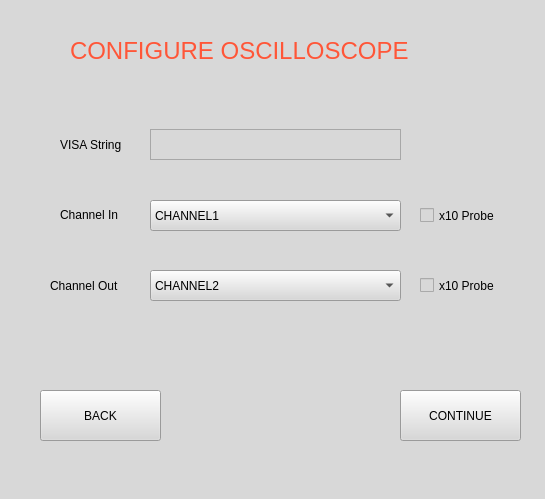
<?xml version="1.0" encoding="UTF-8"?>
<ui version="4.0">
 <class>MainWindow</class>
 <widget class="QMainWindow" name="MainWindow">
  <property name="geometry">
   <rect>
    <x>0</x>
    <y>0</y>
    <width>545</width>
    <height>499</height>
   </rect>
  </property>
  <property name="windowTitle">
   <string>MainWindow</string>
  </property>
  <property name="styleSheet">
   <string notr="true">background-color: rgb(216, 216, 216);</string>
  </property>
  <widget class="QWidget" name="centralwidget">
   <widget class="QLabel" name="label">
    <property name="geometry">
     <rect>
      <x>70</x>
      <y>20</y>
      <width>401</width>
      <height>61</height>
     </rect>
    </property>
    <property name="font">
     <font>
      <family>MS Shell Dlg 2</family>
      <pointsize>18</pointsize>
      <weight>9</weight>
      <italic>false</italic>
      <bold>false</bold>
     </font>
    </property>
    <property name="styleSheet">
     <string notr="true">font: 75 18pt &quot;MS Shell Dlg 2&quot;;
color: rgb(255, 86, 56);</string>
    </property>
    <property name="text">
     <string>CONFIGURE OSCILLOSCOPE</string>
    </property>
   </widget>
   <widget class="QLabel" name="label_2">
    <property name="geometry">
     <rect>
      <x>60</x>
      <y>134</y>
      <width>91</width>
      <height>21</height>
     </rect>
    </property>
    <property name="text">
     <string>VISA String</string>
    </property>
   </widget>
   <widget class="QTextEdit" name="visaStringOsc">
    <property name="geometry">
     <rect>
      <x>150</x>
      <y>129</y>
      <width>251</width>
      <height>31</height>
     </rect>
    </property>
   </widget>
   <widget class="QLabel" name="label_3">
    <property name="geometry">
     <rect>
      <x>60</x>
      <y>204</y>
      <width>91</width>
      <height>21</height>
     </rect>
    </property>
    <property name="text">
     <string>Channel In</string>
    </property>
   </widget>
   <widget class="QComboBox" name="channelInBox">
    <property name="geometry">
     <rect>
      <x>150</x>
      <y>200</y>
      <width>251</width>
      <height>31</height>
     </rect>
    </property>
    <item>
     <property name="text">
      <string>CHANNEL1</string>
     </property>
    </item>
    <item>
     <property name="text">
      <string>CHANNEL2</string>
     </property>
    </item>
    <item>
     <property name="text">
      <string>CHANNEL3</string>
     </property>
    </item>
    <item>
     <property name="text">
      <string>CHANNEL4</string>
     </property>
    </item>
   </widget>
   <widget class="QPushButton" name="continueButton">
    <property name="geometry">
     <rect>
      <x>400</x>
      <y>390</y>
      <width>121</width>
      <height>51</height>
     </rect>
    </property>
    <property name="text">
     <string>CONTINUE</string>
    </property>
   </widget>
   <widget class="QCheckBox" name="probeInCheck">
    <property name="geometry">
     <rect>
      <x>420</x>
      <y>200</y>
      <width>81</width>
      <height>31</height>
     </rect>
    </property>
    <property name="text">
     <string>x10 Probe</string>
    </property>
   </widget>
   <widget class="QCheckBox" name="probeOutCheck">
    <property name="geometry">
     <rect>
      <x>420</x>
      <y>270</y>
      <width>81</width>
      <height>31</height>
     </rect>
    </property>
    <property name="text">
     <string>x10 Probe</string>
    </property>
   </widget>
   <widget class="QLabel" name="label_4">
    <property name="geometry">
     <rect>
      <x>50</x>
      <y>276</y>
      <width>91</width>
      <height>20</height>
     </rect>
    </property>
    <property name="text">
     <string>Channel Out</string>
    </property>
   </widget>
   <widget class="QComboBox" name="channelOutBox">
    <property name="geometry">
     <rect>
      <x>150</x>
      <y>270</y>
      <width>251</width>
      <height>31</height>
     </rect>
    </property>
    <property name="currentText">
     <string>CHANNEL2</string>
    </property>
    <property name="currentIndex">
     <number>1</number>
    </property>
    <item>
     <property name="text">
      <string>CHANNEL1</string>
     </property>
    </item>
    <item>
     <property name="text">
      <string>CHANNEL2</string>
     </property>
    </item>
    <item>
     <property name="text">
      <string>CHANNEL3</string>
     </property>
    </item>
    <item>
     <property name="text">
      <string>CHANNEL4</string>
     </property>
    </item>
   </widget>
   <widget class="QLabel" name="errorLabel">
    <property name="geometry">
     <rect>
      <x>110</x>
      <y>350</y>
      <width>271</width>
      <height>16</height>
     </rect>
    </property>
    <property name="text">
     <string/>
    </property>
   </widget>
   <widget class="QPushButton" name="backButton">
    <property name="geometry">
     <rect>
      <x>40</x>
      <y>390</y>
      <width>121</width>
      <height>51</height>
     </rect>
    </property>
    <property name="text">
     <string>BACK</string>
    </property>
   </widget>
  </widget>
  <widget class="QMenuBar" name="menubar">
   <property name="geometry">
    <rect>
     <x>0</x>
     <y>0</y>
     <width>545</width>
     <height>26</height>
    </rect>
   </property>
  </widget>
  <widget class="QStatusBar" name="statusbar"/>
 </widget>
 <resources/>
 <connections/>
</ui>
